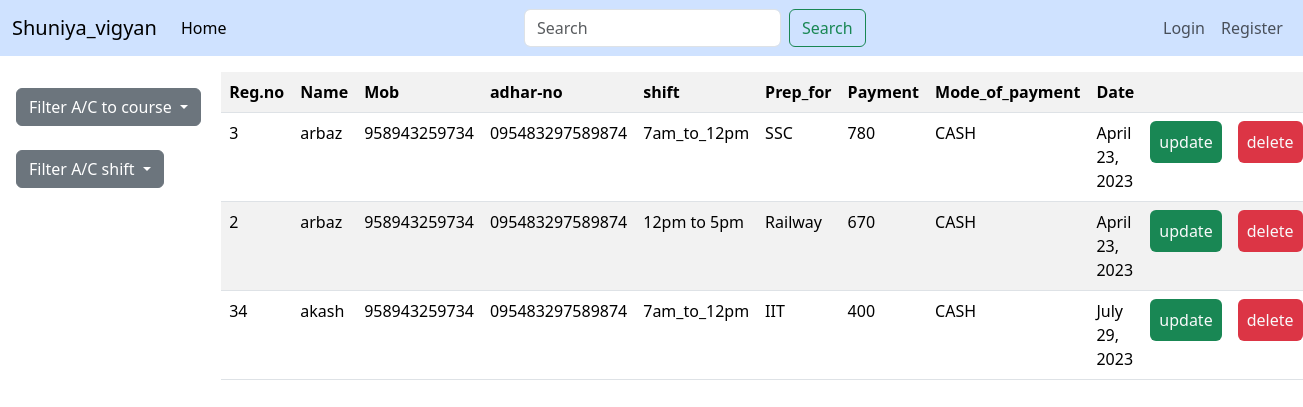
/home/, run on the app's committed database.
### mainapp/models.py (models this page shows, shortened)
class Student(models.Model):
    reg_no=models.CharField(max_length=10)
    name=models.CharField(max_length=100)
    mob_no=models.CharField(max_length=15)
    adhar_no=models.CharField(max_length=20)
    prep_for=models.ForeignKey(Category,on_delete=models.CASCADE,null=True,blank=True)
    shift=models.ForeignKey(Shift,on_delete=models.CASCADE,null=True,blank=True)
    date_of_joining=models.DateField(help_text='year-month-day')
    mode_of_payment=models.CharField(max_length=40,choices=(('UPI','UPI'),('CASH','CASH')))
    payment=models.IntegerField(blank=True,null=True)

class Shift(models.Model):
    shift_title=models.CharField(max_length=40,choices=SHIFT,default=None,blank=True,null=True)
    slug=models.SlugField()
    def __str__(self):
        return self.shift_title

class Category(models.Model):
    course=models.CharField(max_length=30, choices=TYPE)
    slug=models.SlugField()
    def __str__(self):
        return self.course

### mainapp/views.py (the view)
# urls.py: 2. Add a URL to urlpatterns:  path('', views.home, name='home')
def home(r):
    data={}
    data['student']=Student.objects.all()
    data['category']=Category.objects.all()
    data['shift']=Shift.objects.all()
    return render(r,'home.html',data)

### mainapp/templates/home.html (shortened to what this page needs)
{%extends 'base.html'%}
{%block body%}
<div class="contianer ">
    <div class="row mt-3" >
        <div class="col-lg-2 ">
            <div class="dropdown w-100 p-2 m-2">
                <button class="btn btn-secondary dropdown-toggle" type="button" data-bs-toggle="dropdown" aria-expanded="false">
                  Filter A/C to course
                </button>
            </div>
            <div class="dropdown w-100 p-2 m-2">
                <button class="btn btn-secondary dropdown-toggle" type="button" data-bs-toggle="dropdown" aria-expanded="false">
                  Filter A/C shift
                </button>
            </div>
        </div>
        <div class="col-lg-10">
            <table class="table table-striped">
                <tr>
                    <th>Reg.no</th>
                    <th>Name</th>
                    <th>Mob</th>
                    <th>adhar-no</th>
                    <th>shift</th>
                    <th>Prep_for</th>
                    <th>Payment</th>
                    <th>Mode_of_payment</th>
                    <th>Date</th>
                    <th></th>
                    <th></th>
                </tr>
                {%for i in student%}
                <tr>
                    <td>{{i.reg_no}}</td>
                    <td>{{i.name}}</td>
                    <td>{{i.mob_no}}</td>
                    <td>{{i.adhar_no}}</td>
                    <td>{{i.shift}}</td>
                    <td>{{i.prep_for}}</td>
                    <td>{{i.payment}}</td>
                    <td>{{i.mode_of_payment}}</td>
                    <td>{{i.date_of_joining}}</td>
                   <td><a href="{%url 'update' i.id%}" class="btn bg-success text-light p-2">update</a></td>
                   <td><a href="{%url 'delete' i.id%}" class="btn bg-danger text-light p-2" onclick="alert">delete</a></td>
                </tr>
                {%endfor%}
            </table>
        </div>
       </div>
    </div>
{%endblock%}

### mainapp/templates/base.html (shortened to what this page needs)
{%load static%}
<!DOCTYPE html>
<html lang="en">
<head>
    <link href="https://cdn.jsdelivr.net/npm/bootstrap@5.3.1/dist/css/bootstrap.min.css" rel="stylesheet">
</head>
<body>
    <nav class="navbar navbar-expand-lg bg-primary-subtle">
        <div class="container-fluid">
          <a class="navbar-brand" href="{%url 'base'%}">Shuniya_vigyan</a>
          <div class="collapse navbar-collapse" id="navbarSupportedContent">
            <ul class="navbar-nav me-auto mb-2 mb-lg-0">
              <li class="nav-item">
                <a class="nav-link active" aria-current="page" href="{%url 'home'%}">Home</a>
              </li>
            </ul>
            <form class="d-flex" role="search" action="{%url 'search'%}" method="get" >
              <input class="form-control me-2" type="search" placeholder="Search" aria-label="Search" name="search" >
              <button class="btn btn-outline-success" type="submit">Search</button>
            </form>
            <ul class="navbar-nav ms-auto mb-2 mb-lg-0">
              {%if user.is_authenticated%}
                <li class="nav-item">
                    <a class="nav-link " href="{%url 'logout' %}">LogOut</a>
                  </li>
                <li class="nav-item">
                    <a class="nav-link " href="{%url 'add' %}">Add_student</a>
                </li>
                {%else%}
                <li class="nav-item">
                    <a class="nav-link " href="{%url 'login'%}">Login</a>
                  </li>
                <li class="nav-item">
                    <a class="nav-link " href="{%url 'register'%}">Register</a>
                  </li>
                  {%endif%}
                  </ul>
          </div>
        </div>
      </nav>
    {%block body%}{%endblock%}
</body>
</html>

### data on the page
Student: reg_no "3", name "arbaz", mob_no "958943259734", adhar_no "095483297589874", shift "7am_to_12pm", prep_for "SSC", payment "780", mode_of_payment "CASH", date_of_joining "April 23, 2023"
Student: reg_no "2", name "arbaz", mob_no "958943259734", adhar_no "095483297589874", shift "12pm to 5pm", prep_for "Railway", payment "670", mode_of_payment "CASH", date_of_joining "April 23, 2023"
Student: reg_no "34", name "akash", mob_no "958943259734", adhar_no "095483297589874", shift "7am_to_12pm", prep_for "IIT", payment "400", mode_of_payment "CASH", date_of_joining "July 29, 2023"
